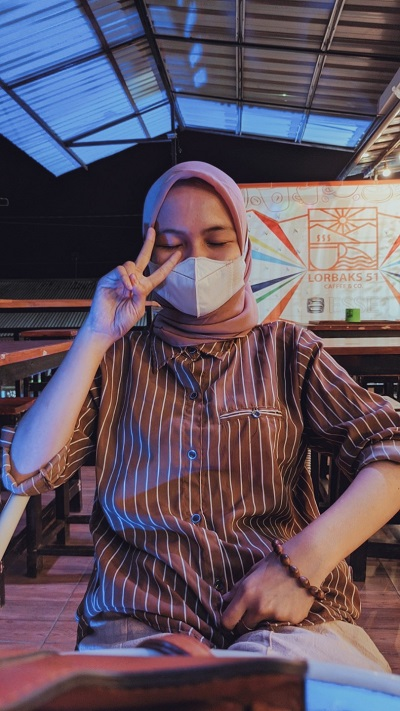
#> input picture dila4.jpg, 400 x 711 px
$ jupyter execute deteksi_tepi_erosi.ipynb
#> lines starting #> are read from the running program, lines starting #| are printed output that depends on the picture
<a href="https://colab.research.google.com/github/Fadhilah01/project_uas_PCD/blob/main/deteksi_tepi_erosi.ipynb" target="_parent"></a>

[cell 1]
import cv2
import numpy as np
import matplotlib.pyplot as plt

[cell 2]
image = cv2.imread('dila4.jpg',0)
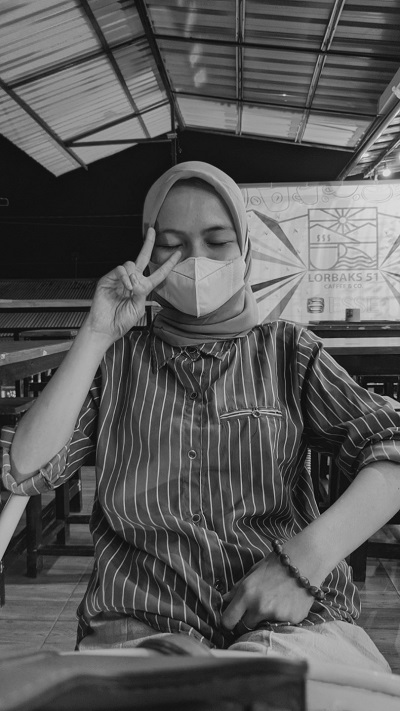
#> image: shape (711, 400); min 2, max 232, mean 89.1

[cell 3]
img = cv2.cvtColor(image,cv2.COLOR_BGR2RGB)

[cell 4]
plt.imshow(img)

[cell 5]
kernel = np.array([[0, 1, 0], [1, 1, 1], [0, 1, 0]], np.uint8)

[cell 6]
kernel

[cell 7]
erosion = cv2.erode(img, kernel, iterations = 1)
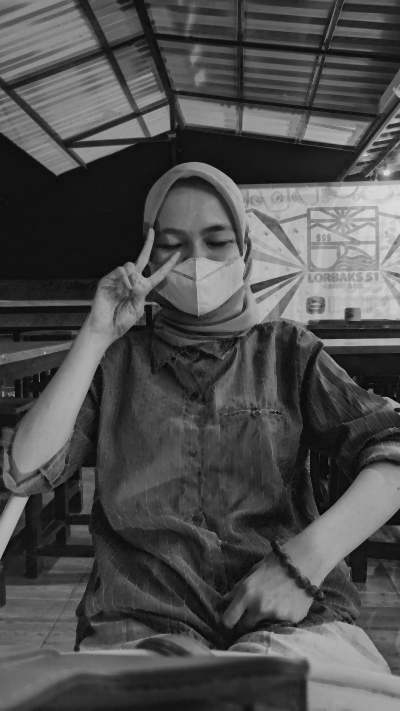
#> erosion: shape (711, 400, 3); min 2, max 219, mean 78.3
plt.imshow(erosion)

[cell 8]
tepi = img - erosion
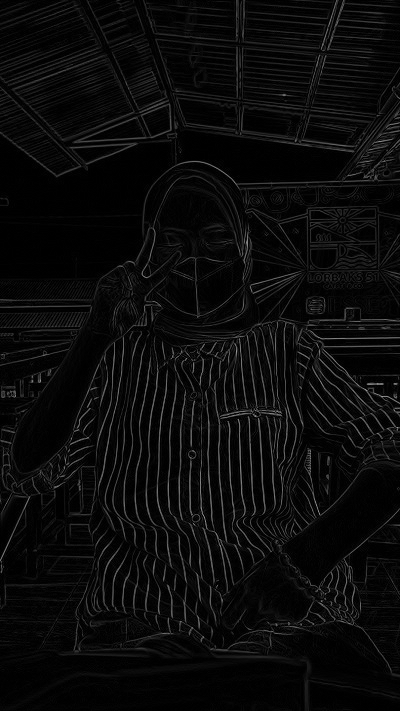
#> tepi: shape (711, 400, 3); min 0, max 157, mean 10.7
